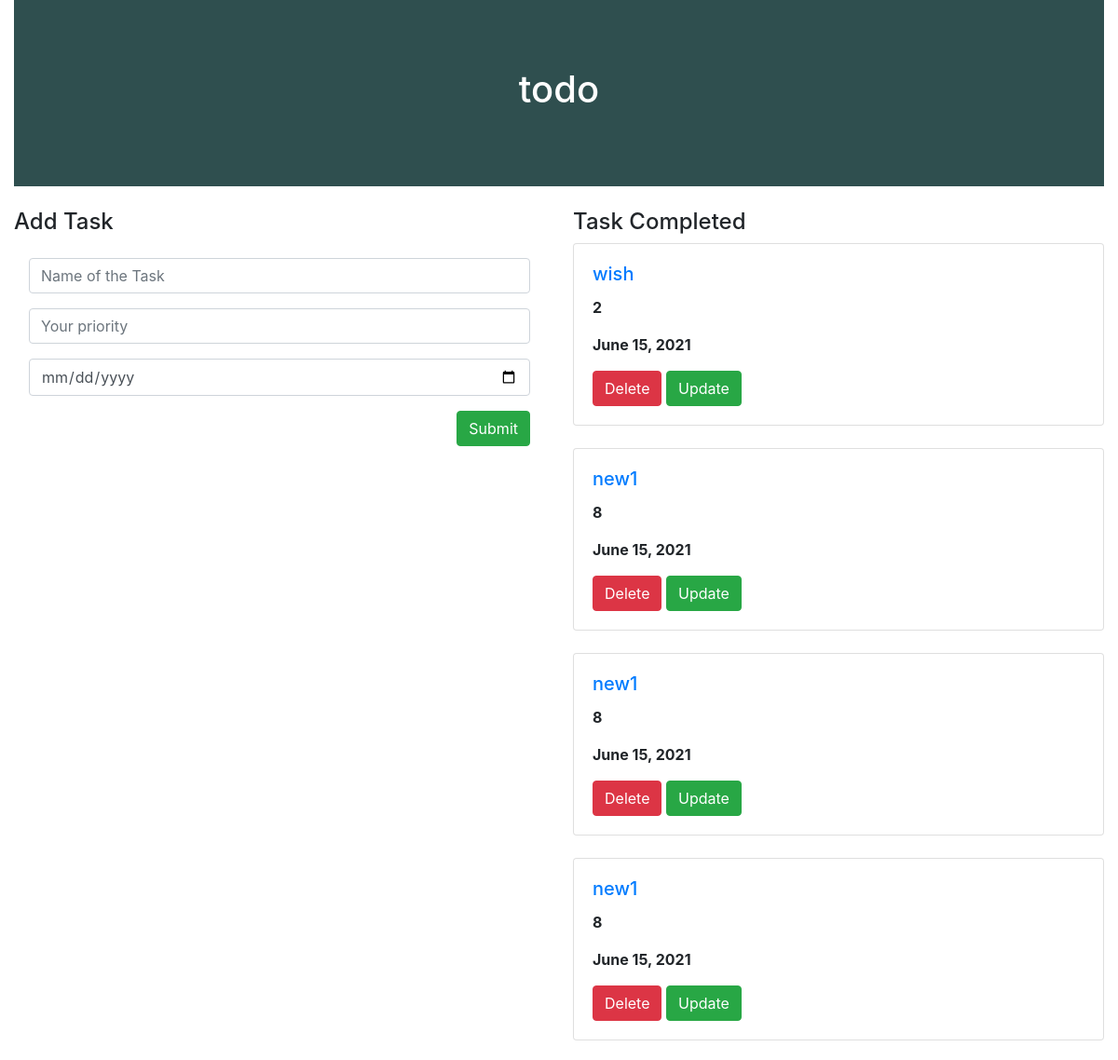
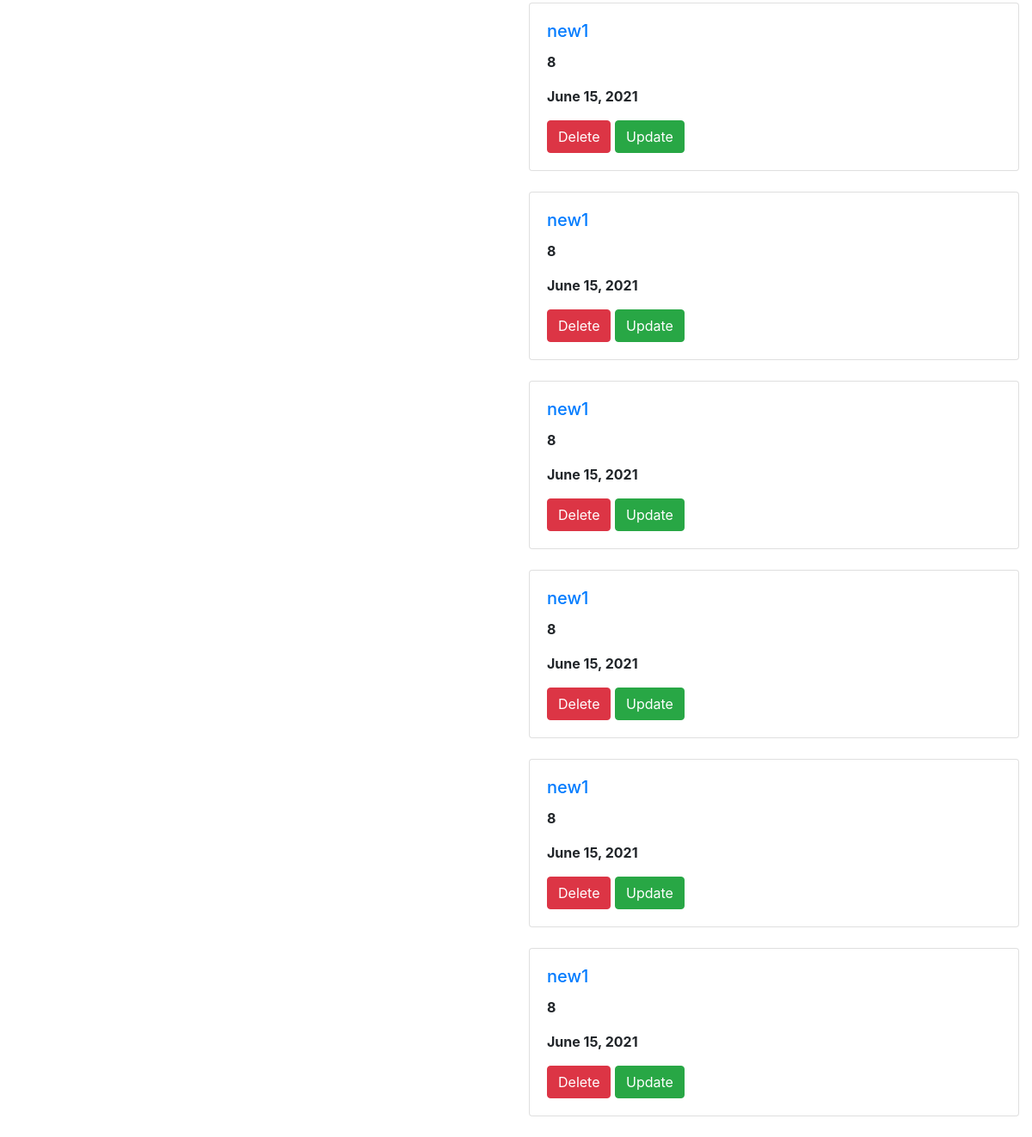
The page / on the database its author committed (2 pictures, top to bottom).
### todoapp/models.py (models this page shows, shortened)
class Task(models.Model):
    name=models.CharField(max_length=150)
    priority=models.IntegerField()
    date=models.DateField(default=datetime.date.today)

### todoapp/views.py (the view)
# urls.py: path('', views.TaskCreateView.as_view(), name='cbvtask'),
class TaskCreateView(CreateView,ListView):
    model = Task
    template_name = 'home.html'
    fields = ['name','priority','date']
    context_object_name = 'tasks'
    success_url = reverse_lazy('cbvtask')

### templates/home.html (shortened to what this page needs)
{% extends 'base.html' %}
{% block content %}
<div class="container-fluid">
    <div class="row">
        <div class="col-md-12">
            <div class="banner">
                <div class="banner-text">
                    <h1>todo</h1>
                </div>
            </div>
        </div>
    </div>
    <div class="row">
        <div class="col-md-6"><br>
            <h4>Add Task</h4>
    <form method="post" class="shadow p-3">
    <div class="form-group">
    <input type="text" class="form-control" name="name" placeholder="Name of the Task">
    </div>
    <div class="form-group">
    <input type="text" class="form-control" name="priority" placeholder="Your priority">
    </div>
        <div class="form-group">
    <input type="date" class="form-control" name="date" placeholder="Your date">
    </div>
    <input type="submit" class="btn btn-success" style="float:right;">
    </form>
        </div>
        <div class="col-md-6"><br>
            <h4>Task Completed</h4>
            {% for i in tasks %}
            <div class="shadow card">
                <div class="card-body">
                    <a href="{% url 'cbvdetails' i.pk %}"><h5 class="card-title">{{i.name}}</h5></a>
                    <p><b>{{i.priority}}</b></p>
                    <p><b>{{i.date}}</b></p>
                    <a class="btn btn-danger" href="{% url 'cbvdelete' i.pk %}">Delete</a>
                <a class="btn btn-success" href="{% url 'cbvupdate' i.pk %}">Update</a>
                </div>
            </div>
            <br>
            {% endfor %}
        </div>
    </div>
</div>
{% endblock %}

### templates/base.html (shortened to what this page needs)
{% load static %}
<!DOCTYPE html>
<html lang="en">
<head>
    <link rel="stylesheet" href="https://maxcdn.bootstrapcdn.com/bootstrap/4.0.0/css/bootstrap.min.css">
    <link rel="stylesheet" href="{% static 'style.css' %}">
</head>
<body>
{% block content %}
{% endblock %}
</body>
</html>

### static/style.css (style rules this page uses)
.banner { background-color:darkslategrey; width:100%; height:200px; margin bottom:50px; }
.banner-text { top:50%; left:50%; position:absolute; transform:translate(-50%,-50%); color:white; }

### rows shown on the page
Task: name "wish", priority "2", date "June 15, 2021"
Task: name "new1", priority "8", date "June 15, 2021"
Task: name "new1", priority "8", date "June 15, 2021"
Task: name "new1", priority "8", date "June 15, 2021"
Task: name "new1", priority "8", date "June 15, 2021"
Task: name "new1", priority "8", date "June 15, 2021"
Task: name "new1", priority "8", date "June 15, 2021"
Task: name "new1", priority "8", date "June 15, 2021"
Task: name "new1", priority "8", date "June 15, 2021"
Task: name "new1", priority "8", date "June 15, 2021"
